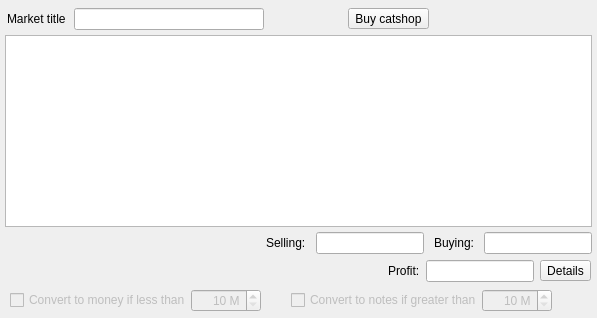
     <widget class="QWidget" name="tab">
      <attribute name="title">
       <string>Inventory and Market</string>
      </attribute>
      <layout class="QVBoxLayout" name="verticalLayout_2">
       <property name="spacing">
        <number>5</number>
       </property>
       <property name="leftMargin">
        <number>5</number>
       </property>
       <property name="topMargin">
        <number>8</number>
       </property>
       <property name="rightMargin">
        <number>5</number>
       </property>
       <property name="bottomMargin">
        <number>5</number>
       </property>
       <item>
        <layout class="QHBoxLayout" name="horizontalLayout">
         <property name="spacing">
          <number>8</number>
         </property>
         <property name="leftMargin">
          <number>0</number>
         </property>
         <property name="topMargin">
          <number>0</number>
         </property>
         <property name="rightMargin">
          <number>10</number>
         </property>
         <property name="bottomMargin">
          <number>0</number>
         </property>
         <item>
          <widget class="QLabel" name="label">
           <property name="text">
            <string>Market title</string>
           </property>
           <property name="indent">
            <number>2</number>
           </property>
          </widget>
         </item>
         <item>
          <widget class="QLineEdit" name="tbShopTitle">
           <property name="sizePolicy">
            <sizepolicy hsizetype="Fixed" vsizetype="Fixed">
             <horstretch>0</horstretch>
             <verstretch>0</verstretch>
            </sizepolicy>
           </property>
           <property name="minimumSize">
            <size>
             <width>190</width>
             <height>0</height>
            </size>
           </property>
           <property name="alignment">
            <set>Qt::AlignCenter</set>
           </property>
          </widget>
         </item>
         <item>
          <widget class="QLabel" name="lbTitleLength">
           <property name="styleSheet">
            <string notr="true">color: gray;</string>
           </property>
          </widget>
         </item>
         <item>
          <spacer name="horizontalSpacer">
           <property name="orientation">
            <enum>Qt::Horizontal</enum>
           </property>
           <property name="sizeType">
            <enum>QSizePolicy::Expanding</enum>
           </property>
           <property name="sizeHint" stdset="0">
            <size>
             <width>0</width>
             <height>0</height>
            </size>
           </property>
          </spacer>
         </item>
         <item>
          <widget class="QToolButton" name="btnBuyCatshop">
           <property name="text">
            <string>Buy catshop</string>
           </property>
           <property name="icon">
            <iconset resource="resource.qrc">
             <normaloff>:/config/card_money_32.png</normaloff>:/config/card_money_32.png</iconset>
           </property>
           <property name="iconSize">
            <size>
             <width>20</width>
             <height>20</height>
            </size>
           </property>
           <property name="popupMode">
            <enum>QToolButton::InstantPopup</enum>
           </property>
           <property name="toolButtonStyle">
            <enum>Qt::ToolButtonTextBesideIcon</enum>
           </property>
          </widget>
         </item>
         <item>
          <widget class="QLabel" name="lbCatshop">
           <property name="enabled">
            <bool>false</bool>
           </property>
           <property name="maximumSize">
            <size>
             <width>24</width>
             <height>24</height>
            </size>
           </property>
           <property name="toolTip">
            <string>Indicates presence of catshop item</string>
           </property>
           <property name="pixmap">
            <pixmap resource="resource.qrc">:/config/24717.png</pixmap>
           </property>
           <property name="scaledContents">
            <bool>true</bool>
           </property>
          </widget>
         </item>
         <item>
          <widget class="QLabel" name="lbCatshopTimer">
           <property name="minimumSize">
            <size>
             <width>130</width>
             <height>0</height>
            </size>
           </property>
           <property name="toolTip">
            <string>Displays time of catshop item will be active</string>
           </property>
          </widget>
         </item>
        </layout>
       </item>
       <item>
        <widget class="QTableView" name="tableView">
         <property name="font">
          <font>
           <family>Microsoft Sans Serif</family>
           <pointsize>8</pointsize>
          </font>
         </property>
         <property name="mouseTracking">
          <bool>true</bool>
         </property>
         <property name="focusPolicy">
          <enum>Qt::ClickFocus</enum>
         </property>
         <property name="contextMenuPolicy">
          <enum>Qt::CustomContextMenu</enum>
         </property>
         <property name="styleSheet">
          <string notr="true">QTableView QLineEdit {
	/*border: 1px solid darkgray;*/
	border: none;
	qproperty-alignment: AlignRight;
}</string>
         </property>
         <property name="editTriggers">
          <set>QAbstractItemView::AllEditTriggers</set>
         </property>
         <property name="dragEnabled">
          <bool>true</bool>
         </property>
         <property name="dragDropOverwriteMode">
          <bool>false</bool>
         </property>
         <property name="dragDropMode">
          <enum>QAbstractItemView::DragDrop</enum>
         </property>
         <property name="defaultDropAction">
          <enum>Qt::MoveAction</enum>
         </property>
         <property name="alternatingRowColors">
          <bool>true</bool>
         </property>
         <property name="selectionMode">
          <enum>QAbstractItemView::SingleSelection</enum>
         </property>
         <property name="iconSize">
          <size>
           <width>20</width>
           <height>20</height>
          </size>
         </property>
         <property name="textElideMode">
          <enum>Qt::ElideNone</enum>
         </property>
         <property name="verticalScrollMode">
          <enum>QAbstractItemView::ScrollPerPixel</enum>
         </property>
         <property name="horizontalScrollMode">
          <enum>QAbstractItemView::ScrollPerPixel</enum>
         </property>
         <property name="showGrid">
          <bool>false</bool>
         </property>
         <property name="sortingEnabled">
          <bool>true</bool>
         </property>
         <property name="wordWrap">
          <bool>false</bool>
         </property>
         <attribute name="horizontalHeaderMinimumSectionSize">
          <number>16</number>
         </attribute>
         <attribute name="horizontalHeaderHighlightSections">
          <bool>false</bool>
         </attribute>
         <attribute name="verticalHeaderVisible">
          <bool>false</bool>
         </attribute>
         <attribute name="verticalHeaderMinimumSectionSize">
          <number>21</number>
         </attribute>
         <attribute name="verticalHeaderDefaultSectionSize">
          <number>21</number>
         </attribute>
         <attribute name="verticalHeaderHighlightSections">
          <bool>false</bool>
         </attribute>
        </widget>
       </item>
       <item>
        <layout class="QHBoxLayout" name="horizontalLayout_4" stretch="1,0,0,0,0">
         <property name="spacing">
          <number>10</number>
         </property>
         <property name="leftMargin">
          <number>0</number>
         </property>
         <property name="topMargin">
          <number>0</number>
         </property>
         <property name="rightMargin">
          <number>0</number>
         </property>
         <property name="bottomMargin">
          <number>0</number>
         </property>
         <item>
          <widget class="QLabel" name="lbMoney">
           <property name="sizePolicy">
            <sizepolicy hsizetype="Expanding" vsizetype="Preferred">
             <horstretch>0</horstretch>
             <verstretch>0</verstretch>
            </sizepolicy>
           </property>
           <property name="toolTip">
            <string>Banknotes and money</string>
           </property>
           <property name="alignment">
            <set>Qt::AlignCenter</set>
           </property>
          </widget>
         </item>
         <item>
          <widget class="QLabel" name="label_13">
           <property name="text">
            <string>Selling:</string>
           </property>
          </widget>
         </item>
         <item>
          <widget class="QLineEdit" name="lbToSell">
           <property name="sizePolicy">
            <sizepolicy hsizetype="Fixed" vsizetype="Fixed">
             <horstretch>0</horstretch>
             <verstretch>0</verstretch>
            </sizepolicy>
           </property>
           <property name="readOnly">
            <bool>true</bool>
           </property>
          </widget>
         </item>
         <item>
          <widget class="QLabel" name="label_14">
           <property name="text">
            <string>Buying:</string>
           </property>
          </widget>
         </item>
         <item>
          <widget class="QLineEdit" name="lbToBuy">
           <property name="sizePolicy">
            <sizepolicy hsizetype="Fixed" vsizetype="Fixed">
             <horstretch>0</horstretch>
             <verstretch>0</verstretch>
            </sizepolicy>
           </property>
           <property name="readOnly">
            <bool>true</bool>
           </property>
          </widget>
         </item>
        </layout>
       </item>
       <item>
        <widget class="QWidget" name="wProfit" native="true">
         <layout class="QHBoxLayout" name="horizontalLayout_8">
          <property name="leftMargin">
           <number>1</number>
          </property>
          <property name="topMargin">
           <number>1</number>
          </property>
          <property name="rightMargin">
           <number>1</number>
          </property>
          <property name="bottomMargin">
           <number>1</number>
          </property>
          <item>
           <spacer name="horizontalSpacer_7">
            <property name="orientation">
             <enum>Qt::Horizontal</enum>
            </property>
            <property name="sizeHint" stdset="0">
             <size>
              <width>40</width>
              <height>20</height>
             </size>
            </property>
           </spacer>
          </item>
          <item>
           <widget class="QLabel" name="label_6">
            <property name="text">
             <string>Profit:</string>
            </property>
           </widget>
          </item>
          <item>
           <widget class="QLineEdit" name="lbProfit">
            <property name="sizePolicy">
             <sizepolicy hsizetype="Fixed" vsizetype="Fixed">
              <horstretch>0</horstretch>
              <verstretch>0</verstretch>
             </sizepolicy>
            </property>
            <property name="readOnly">
             <bool>true</bool>
            </property>
           </widget>
          </item>
          <item>
           <widget class="QToolButton" name="btnProfitDetails">
            <property name="text">
             <string>Details</string>
            </property>
            <property name="icon">
             <iconset resource="resource.qrc">
              <normaloff>:/config/show_comment.png</normaloff>:/config/show_comment.png</iconset>
            </property>
            <property name="checkable">
             <bool>true</bool>
            </property>
            <property name="toolButtonStyle">
             <enum>Qt::ToolButtonTextBesideIcon</enum>
            </property>
           </widget>
          </item>
         </layout>
        </widget>
       </item>
       <item>
        <widget class="QWidget" name="wConvert" native="true">
         <property name="enabled">
          <bool>false</bool>
         </property>
         <layout class="QHBoxLayout" name="horizontalLayout_7">
          <property name="spacing">
           <number>0</number>
          </property>
          <property name="leftMargin">
           <number>5</number>
          </property>
          <property name="topMargin">
           <number>1</number>
          </property>
          <property name="rightMargin">
           <number>0</number>
          </property>
          <property name="bottomMargin">
           <number>1</number>
          </property>
          <item>
           <widget class="QCheckBox" name="cbLowConverter">
            <property name="toolTip">
             <string>Perform banknote to money conversion
when money is less than number (in millions).</string>
            </property>
            <property name="text">
             <string>Convert to money if less than</string>
            </property>
           </widget>
          </item>
          <item>
           <widget class="QSpinBox" name="sbLowConverter">
            <property name="enabled">
             <bool>false</bool>
            </property>
            <property name="minimumSize">
             <size>
              <width>70</width>
              <height>0</height>
             </size>
            </property>
            <property name="toolTip">
             <string>Money, in millions</string>
            </property>
            <property name="alignment">
             <set>Qt::AlignRight|Qt::AlignTrailing|Qt::AlignVCenter</set>
            </property>
            <property name="suffix">
             <string>0 M</string>
            </property>
            <property name="minimum">
             <number>1</number>
            </property>
            <property name="maximum">
             <number>99</number>
            </property>
           </widget>
          </item>
          <item>
           <spacer name="horizontalSpacer_5">
            <property name="orientation">
             <enum>Qt::Horizontal</enum>
            </property>
            <property name="sizeType">
             <enum>QSizePolicy::Fixed</enum>
            </property>
            <property name="sizeHint" stdset="0">
             <size>
              <width>30</width>
              <height>20</height>
             </size>
            </property>
           </spacer>
          </item>
          <item>
           <widget class="QCheckBox" name="cbHighConverter">
            <property name="toolTip">
             <string>Perform money to banknote conversion
when money is greater than number (in millions).</string>
            </property>
            <property name="text">
             <string>Convert to notes if greater than</string>
            </property>
           </widget>
          </item>
          <item>
           <widget class="QSpinBox" name="sbHighConverter">
            <property name="enabled">
             <bool>false</bool>
            </property>
            <property name="minimumSize">
             <size>
              <width>70</width>
              <height>0</height>
             </size>
            </property>
            <property name="toolTip">
             <string>Money, in millions</string>
            </property>
            <property name="alignment">
             <set>Qt::AlignRight|Qt::AlignTrailing|Qt::AlignVCenter</set>
            </property>
            <property name="suffix">
             <string>0 M</string>
            </property>
            <property name="minimum">
             <number>1</number>
            </property>
            <property name="maximum">
             <number>100</number>
            </property>
           </widget>
          </item>
          <item>
           <spacer name="horizontalSpacer_6">
            <property name="orientation">
             <enum>Qt::Horizontal</enum>
            </property>
            <property name="sizeType">
             <enum>QSizePolicy::Expanding</enum>
            </property>
            <property name="sizeHint" stdset="0">
             <size>
              <width>40</width>
              <height>20</height>
             </size>
            </property>
           </spacer>
          </item>
         </layout>
        </widget>
       </item>
      </layout>
     </widget>
